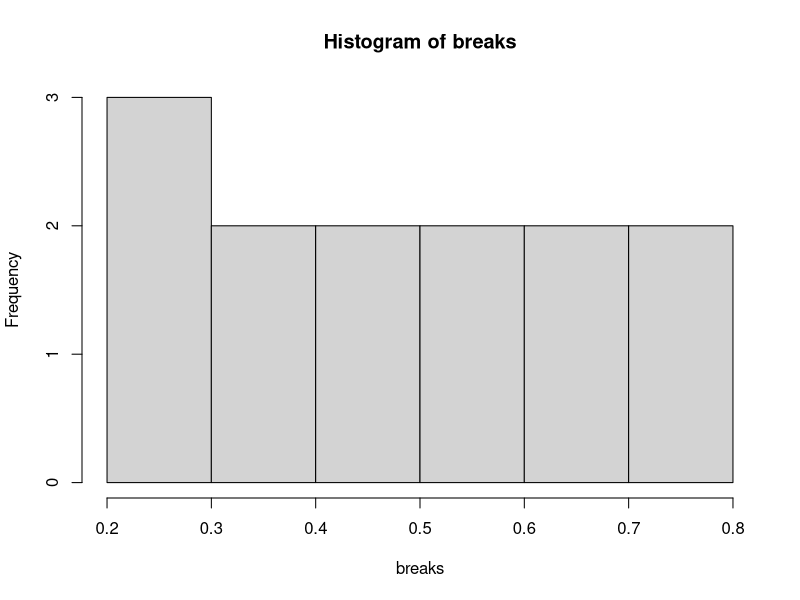

This figure's R source: (Note: this script raises an error after producing the figure.)
## ---- chunk 1
# Load some helpful libraries
library(tidyverse)
library(gridExtra)
## ---- chunk 2
#dice100 = sample(6,100, replace = TRUE)
#
values <- runif(999999)
breaks <- seq(0.2,0.8,0.05)

means<-vector()
for (i in 1:5000){
  means[i] <- mean(sample(values,30))
}
hist(breaks)
## ---- chunk 3
# par(mfrow=c(2,5))

barplot(dice100, xlab = "number", ylab = "count", main = "count for 100 dice rolls")

